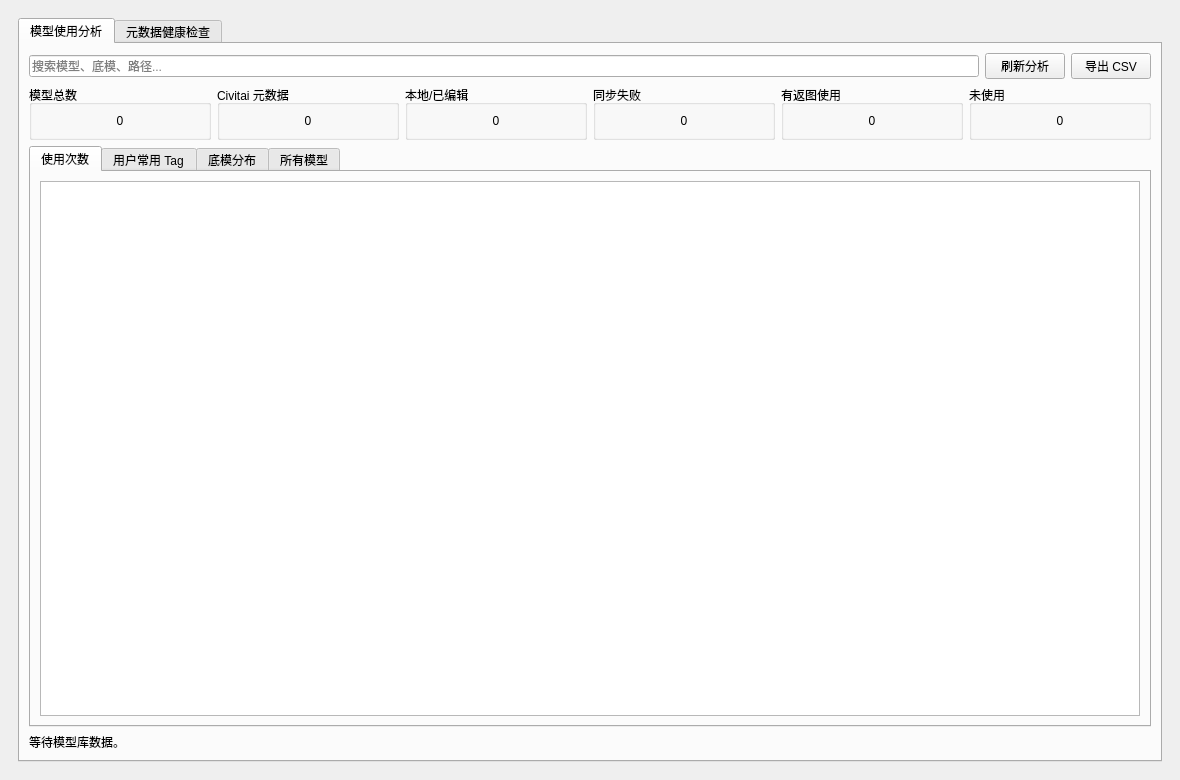
<?xml version="1.0" encoding="UTF-8"?>
<ui version="4.0">
 <class>UsageAnalysisWidget</class>
 <widget class="QWidget" name="UsageAnalysisWidget">
  <property name="geometry">
   <rect>
    <x>0</x>
    <y>0</y>
    <width>1180</width>
    <height>780</height>
   </rect>
  </property>
  <layout class="QVBoxLayout" name="verticalLayout">
   <property name="leftMargin">
    <number>18</number>
   </property>
   <property name="topMargin">
    <number>18</number>
   </property>
   <property name="rightMargin">
    <number>18</number>
   </property>
   <property name="bottomMargin">
    <number>18</number>
   </property>
   <item>
    <widget class="QTabWidget" name="tabUsage">
     <property name="currentIndex">
      <number>0</number>
     </property>
     <widget class="QWidget" name="tabAnalysis">
      <attribute name="title">
       <string>模型使用分析</string>
      </attribute>
      <layout class="QVBoxLayout" name="verticalLayoutAnalysis">
       <item>
        <layout class="QHBoxLayout" name="layoutActions">
         <item>
          <widget class="QLineEdit" name="editSearchModels">
           <property name="placeholderText">
            <string>搜索模型、底模、路径...</string>
           </property>
          </widget>
         </item>
         <item>
          <widget class="QPushButton" name="btnRefreshAnalysis">
           <property name="text">
            <string>刷新分析</string>
           </property>
          </widget>
         </item>
         <item>
          <widget class="QPushButton" name="btnExportAnalysisCsv">
           <property name="text">
            <string>导出 CSV</string>
           </property>
          </widget>
         </item>
        </layout>
       </item>
       <item>
        <layout class="QGridLayout" name="layoutSummary">
         <item row="0" column="0">
          <widget class="QGroupBox" name="groupTotal">
           <property name="title">
            <string>模型总数</string>
           </property>
           <layout class="QVBoxLayout" name="verticalLayoutTotal">
            <item>
             <widget class="QLabel" name="lblSummaryTotal">
              <property name="alignment">
               <set>Qt::AlignCenter</set>
              </property>
              <property name="text">
               <string>0</string>
              </property>
             </widget>
            </item>
           </layout>
          </widget>
         </item>
         <item row="0" column="1">
          <widget class="QGroupBox" name="groupCivitai">
           <property name="title">
            <string>Civitai 元数据</string>
           </property>
           <layout class="QVBoxLayout" name="verticalLayoutCivitai">
            <item>
             <widget class="QLabel" name="lblSummaryCivitai">
              <property name="alignment">
               <set>Qt::AlignCenter</set>
              </property>
              <property name="text">
               <string>0</string>
              </property>
             </widget>
            </item>
           </layout>
          </widget>
         </item>
         <item row="0" column="2">
          <widget class="QGroupBox" name="groupLocal">
           <property name="title">
            <string>本地/已编辑</string>
           </property>
           <layout class="QVBoxLayout" name="verticalLayoutLocal">
            <item>
             <widget class="QLabel" name="lblSummaryLocal">
              <property name="alignment">
               <set>Qt::AlignCenter</set>
              </property>
              <property name="text">
               <string>0</string>
              </property>
             </widget>
            </item>
           </layout>
          </widget>
         </item>
         <item row="0" column="3">
          <widget class="QGroupBox" name="groupFailed">
           <property name="title">
            <string>同步失败</string>
           </property>
           <layout class="QVBoxLayout" name="verticalLayoutFailed">
            <item>
             <widget class="QLabel" name="lblSummaryFailed">
              <property name="alignment">
               <set>Qt::AlignCenter</set>
              </property>
              <property name="text">
               <string>0</string>
              </property>
             </widget>
            </item>
           </layout>
          </widget>
         </item>
         <item row="0" column="4">
          <widget class="QGroupBox" name="groupUsed">
           <property name="title">
            <string>有返图使用</string>
           </property>
           <layout class="QVBoxLayout" name="verticalLayoutUsed">
            <item>
             <widget class="QLabel" name="lblSummaryUsed">
              <property name="alignment">
               <set>Qt::AlignCenter</set>
              </property>
              <property name="text">
               <string>0</string>
              </property>
             </widget>
            </item>
           </layout>
          </widget>
         </item>
         <item row="0" column="5">
          <widget class="QGroupBox" name="groupUnused">
           <property name="title">
            <string>未使用</string>
           </property>
           <layout class="QVBoxLayout" name="verticalLayoutUnused">
            <item>
             <widget class="QLabel" name="lblSummaryUnused">
              <property name="alignment">
               <set>Qt::AlignCenter</set>
              </property>
              <property name="text">
               <string>0</string>
              </property>
             </widget>
            </item>
           </layout>
          </widget>
         </item>
        </layout>
       </item>
       <item>
        <widget class="QTabWidget" name="tabAnalysisTables">
         <property name="currentIndex">
          <number>0</number>
         </property>
         <widget class="QWidget" name="tabTopUsed">
          <attribute name="title">
           <string>使用次数</string>
          </attribute>
          <layout class="QVBoxLayout" name="verticalLayoutTopUsed">
           <item>
            <widget class="QTableWidget" name="tableTopUsed"/>
           </item>
          </layout>
         </widget>
         <widget class="QWidget" name="tabTopTags">
          <attribute name="title">
           <string>用户常用 Tag</string>
          </attribute>
          <layout class="QVBoxLayout" name="verticalLayoutTopTags">
           <item>
            <widget class="QTableWidget" name="tableTopTags"/>
           </item>
          </layout>
         </widget>
         <widget class="QWidget" name="tabBaseModels">
          <attribute name="title">
           <string>底模分布</string>
          </attribute>
          <layout class="QVBoxLayout" name="verticalLayoutBaseModels">
           <item>
            <widget class="QTableWidget" name="tableBaseModels"/>
           </item>
          </layout>
         </widget>
         <widget class="QWidget" name="tabAllModels">
          <attribute name="title">
           <string>所有模型</string>
          </attribute>
          <layout class="QVBoxLayout" name="verticalLayoutAllModels">
           <item>
            <widget class="QTableWidget" name="tableModels">
             <property name="selectionBehavior">
              <enum>QAbstractItemView::SelectRows</enum>
             </property>
             <column>
              <property name="text">
               <string>模型</string>
              </property>
             </column>
             <column>
              <property name="text">
               <string>底模</string>
              </property>
             </column>
             <column>
              <property name="text">
               <string>状态</string>
              </property>
             </column>
             <column>
              <property name="text">
               <string>使用次数</string>
              </property>
             </column>
             <column>
              <property name="text">
               <string>最近使用</string>
              </property>
             </column>
             <column>
              <property name="text">
               <string>元数据</string>
              </property>
             </column>
             <column>
              <property name="text">
               <string>路径</string>
              </property>
             </column>
            </widget>
           </item>
          </layout>
         </widget>
        </widget>
       </item>
       <item>
        <widget class="QLabel" name="lblAnalysisStatus">
         <property name="text">
          <string>等待模型库数据。</string>
         </property>
        </widget>
       </item>
      </layout>
     </widget>
     <widget class="QWidget" name="tabHealth">
      <attribute name="title">
       <string>元数据健康检查</string>
      </attribute>
      <layout class="QVBoxLayout" name="verticalLayoutHealth">
       <item>
        <layout class="QHBoxLayout" name="layoutHealthActions">
         <item>
          <widget class="QPushButton" name="btnRunHealthCheck">
           <property name="text">
            <string>开始检查</string>
           </property>
          </widget>
         </item>
         <item>
          <widget class="QPushButton" name="btnOpenHealthModel">
           <property name="text">
            <string>跳转模型</string>
           </property>
          </widget>
         </item>
         <item>
          <widget class="QPushButton" name="btnCopyHealth">
           <property name="text">
            <string>复制选中问题</string>
           </property>
          </widget>
         </item>
         <item>
          <spacer name="horizontalSpacerHealth">
           <property name="orientation">
            <enum>Qt::Horizontal</enum>
           </property>
           <property name="sizeHint" stdset="0">
            <size>
             <width>40</width>
             <height>20</height>
            </size>
           </property>
          </spacer>
         </item>
        </layout>
       </item>
       <item>
        <widget class="QTableWidget" name="tableHealth">
         <property name="selectionBehavior">
          <enum>QAbstractItemView::SelectRows</enum>
         </property>
         <column>
          <property name="text">
           <string>级别</string>
          </property>
         </column>
         <column>
          <property name="text">
           <string>模型</string>
          </property>
         </column>
         <column>
          <property name="text">
           <string>问题</string>
          </property>
         </column>
         <column>
          <property name="text">
           <string>建议</string>
          </property>
         </column>
         <column>
          <property name="text">
           <string>路径</string>
          </property>
         </column>
        </widget>
       </item>
       <item>
        <widget class="QLabel" name="lblHealthStatus">
         <property name="text">
          <string>点击开始检查后，将在后台检查本地 metadata 与预览图状态。</string>
         </property>
        </widget>
       </item>
      </layout>
     </widget>
    </widget>
   </item>
  </layout>
 </widget>
 <resources/>
 <connections/>
</ui>
